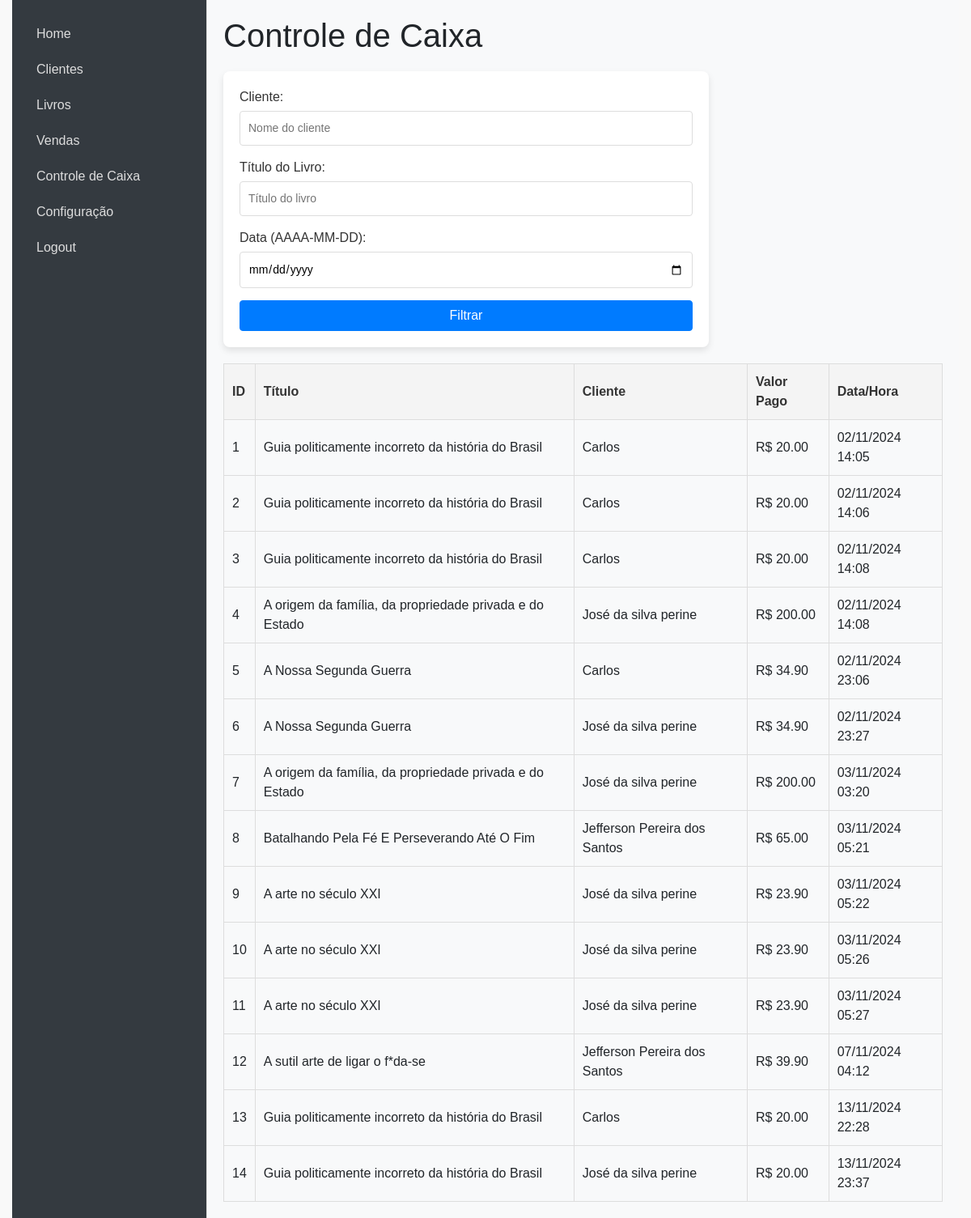
The page /controle_caixa on the database as committed earlier.
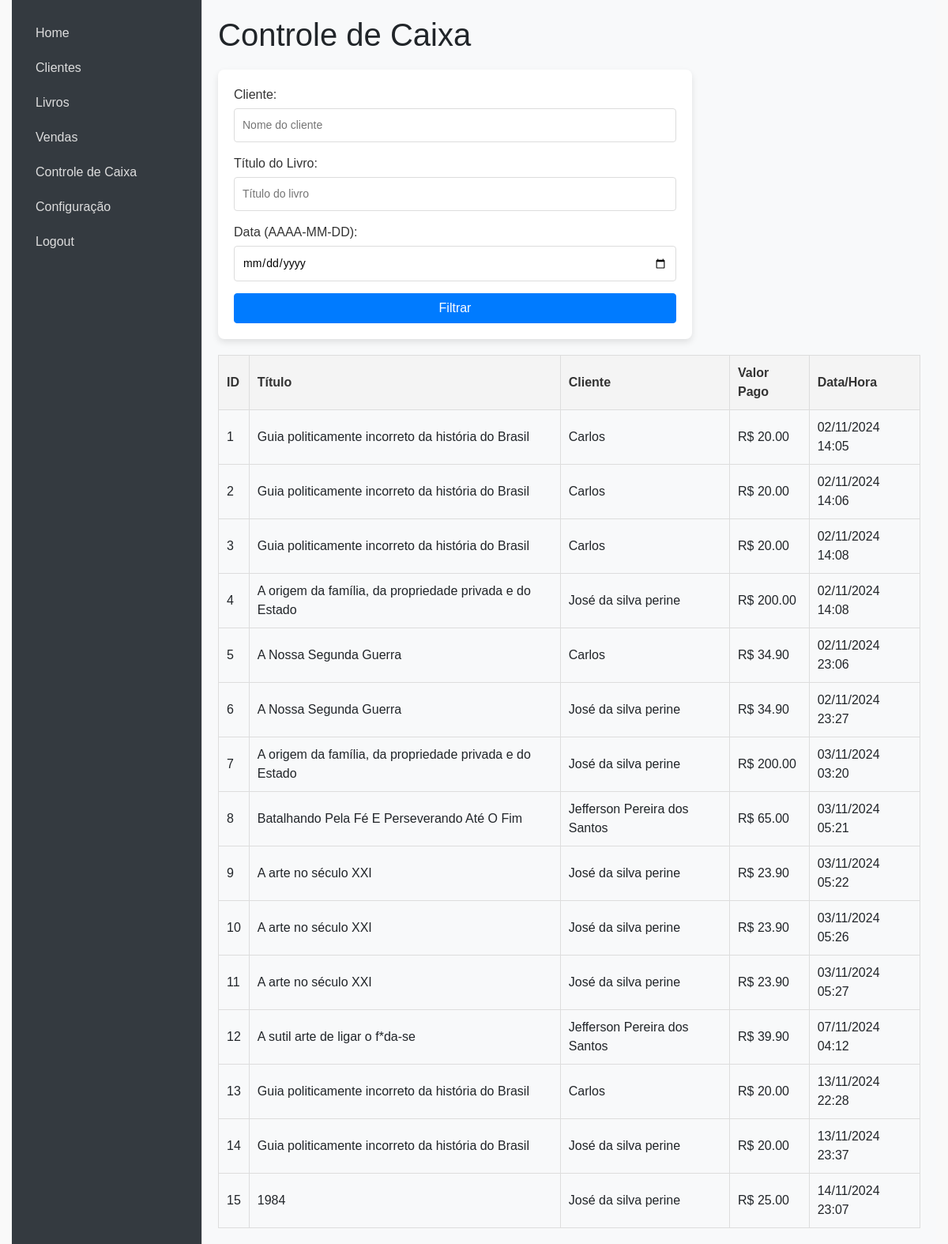
The same page on the database as committed later.
### models.py (models this page shows, shortened)
class Venda(db.Model):
    id = db.Column(db.Integer, primary_key=True)
    cliente_id = db.Column(db.Integer, db.ForeignKey('cliente.id'), nullable=False)
    livro_id = db.Column(db.Integer, db.ForeignKey('livro.id'), nullable=False)
    data_venda = db.Column(db.DateTime, default=datetime.utcnow)
    valor_pago = db.Column(Float)
    quantidade_vendida = db.Column(db.Integer, nullable=False)
    valor_total = db.Column(db.Float, nullable=False)
    cliente = db.relationship('Cliente', backref=db.backref('vendas', lazy=True))
    livro = db.relationship('Livro', backref=db.backref('vendas', lazy=True))

class Livro(db.Model):
    id = db.Column(db.Integer, primary_key=True)
    titulo = db.Column(db.String(100), nullable=False)
    autor = db.Column(db.String(100), nullable=False)
    editora = db.Column(db.String(100), nullable=False)
    idade_leitura = db.Column(db.String(100), nullable=False)
    isbn = db.Column(db.String(20), nullable=False)
    ano = db.Column(db.Integer, nullable=False)
    num_paginas = db.Column(db.Integer, nullable=False)
    valor = db.Column(db.Float, nullable=False)
    capa_livro = db.Column(db.String(200), nullable=True)
    estoque = db.Column(db.Integer, default=0)

class Cliente(db.Model):
    id = db.Column(db.Integer, primary_key=True)
    nome_completo = db.Column(db.String(100), nullable=False)
    data_nascimento = db.Column(db.String(10), nullable=False)
    identidade = db.Column(db.String(50), nullable=False)
    telefone = db.Column(db.String(20), nullable=False)
    email = db.Column(db.String(100), nullable=False)
    rua = db.Column(db.String(100), nullable=False)
    cep = db.Column(db.String(9), nullable=False)
    bairro = db.Column(db.String(100), nullable=False)
    cidade = db.Column(db.String(50), nullable=False)
    profissao = db.Column(db.String(50), nullable=False)
    escolaridade = db.Column(db.String(50), nullable=False)
    data_cadastro = db.Column(db.DateTime, default=datetime.utcnow)

### app.py (the view)
@app.route('/controle_caixa', methods=['GET'])
def controle_caixa():
    cliente = request.args.get('cliente')
    titulo = request.args.get('titulo')
    data = request.args.get('data')
    query = Venda.query
    if cliente:
        query = query.join(Cliente).filter(Cliente.nome_completo.ilike(f"%{cliente}%"))
    if titulo:
        query = query.join(Livro).filter(Livro.titulo.ilike(f"%{titulo}%"))
    if data:
        query = query.filter(Venda.data_venda.contains(data))
    vendas = query.all()
    return render_template('controle_caixa.html', vendas=vendas)

### templates/controle_caixa.html (shortened to what this page needs)
{% extends "index.html" %}
{% block content %}
</head>
<body>
    <h1>Controle de Caixa</h1>
    <form method="GET" action="/controle_caixa">
        <label for="cliente">Cliente:</label>
        <input type="text" name="cliente" id="cliente" placeholder="Nome do cliente">
        <label for="titulo">Título do Livro:</label>
        <input type="text" name="titulo" id="titulo" placeholder="Título do livro">
        <label for="data">Data (AAAA-MM-DD):</label>
        <input type="date" name="data" id="data">
        <button type="submit" class="btn btn-primary">Filtrar</button>
    </form>
    <table>
        <thead>
            <tr>
                <th>ID</th>
                <th>Título</th>
                <th>Cliente</th>
                <th>Valor Pago</th>
                <th>Data/Hora</th>
            </tr>
        </thead>
        <tbody>
            {% for venda in vendas %}
            <tr>
                <td>{{ venda.id }}</td>
                <td>{{ venda.livro.titulo }}</td>
                <td>{{ venda.cliente.nome_completo }}</td>
                <td>R$ {{ "%.2f"|format(venda.valor_pago) }}</td>
                <td>{{ venda.data_venda.strftime('%d/%m/%Y %H:%M') }}</td>
            </tr>
            {% endfor %}
        </tbody>
    </table>
{% endblock %}

Rows that differ between the two databases and show on the page:
added Venda: id "15", livro.titulo "1984", cliente.nome_completo "José da silva perine", valor_pago "25.00", data_venda "14/11/2024 23:07"
